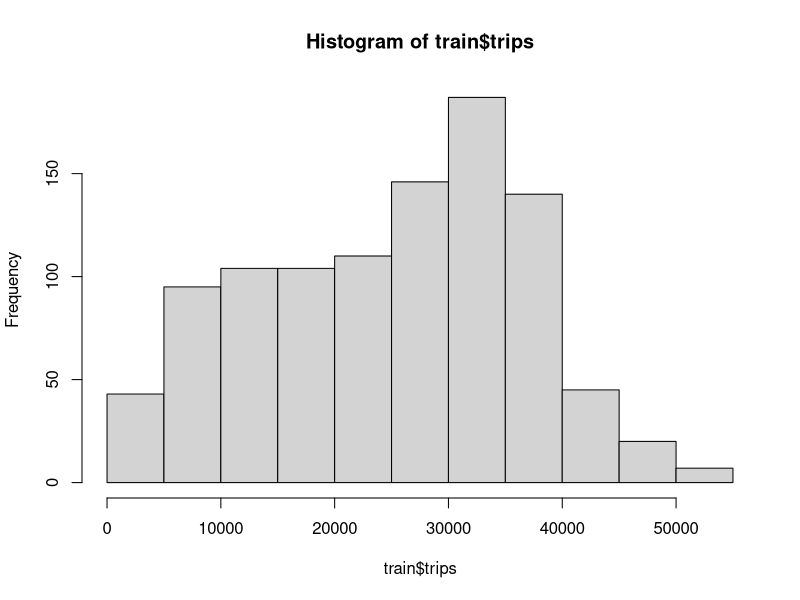
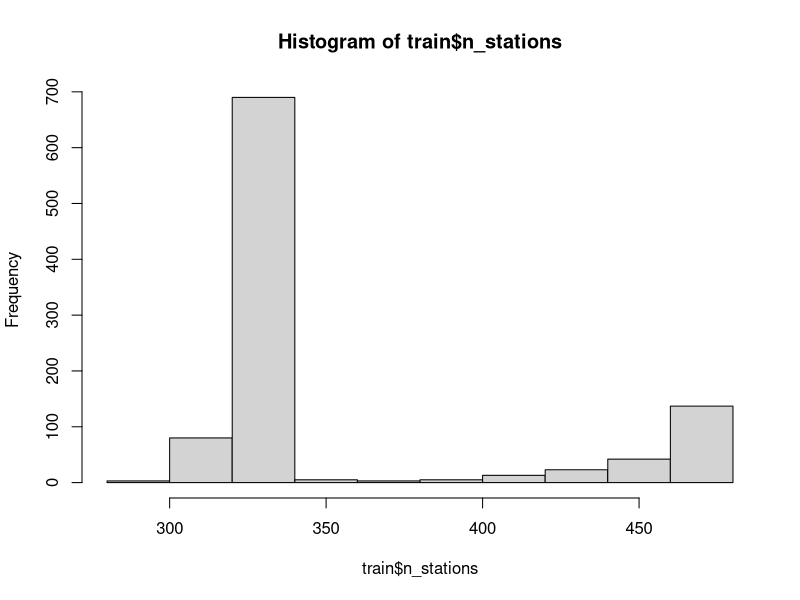

The R script that drew these images, in order:
## ---- chunk 1
knitr::opts_chunk$set(echo = TRUE)
## ---- chunk 2
weather <- read.csv("weather.csv", as.is = TRUE)
train <- read.csv("citibike_train.csv", as.is = TRUE)
train <- merge(train, weather, by="date", all.x = TRUE)

test <- read.csv("citibike_test.csv", as.is = TRUE)
test <- merge(test, weather, by="date", all.x = TRUE)
## ---- chunk 3
knn <- function(xtrain, xtest, ytrain, k) {
  yhat <- apply(xtest, 1, function(testrow) {
            xdist <- apply(xtrain, 1, function(xrow) sum((xrow-testrow)^2 ))
            nbs <- order(xdist)[1:k]
            return(mean(ytrain[nbs]))
          })
  return(yhat)
}
## ---- chunk 4
hist(train$trips)
hist(train$n_stations)
